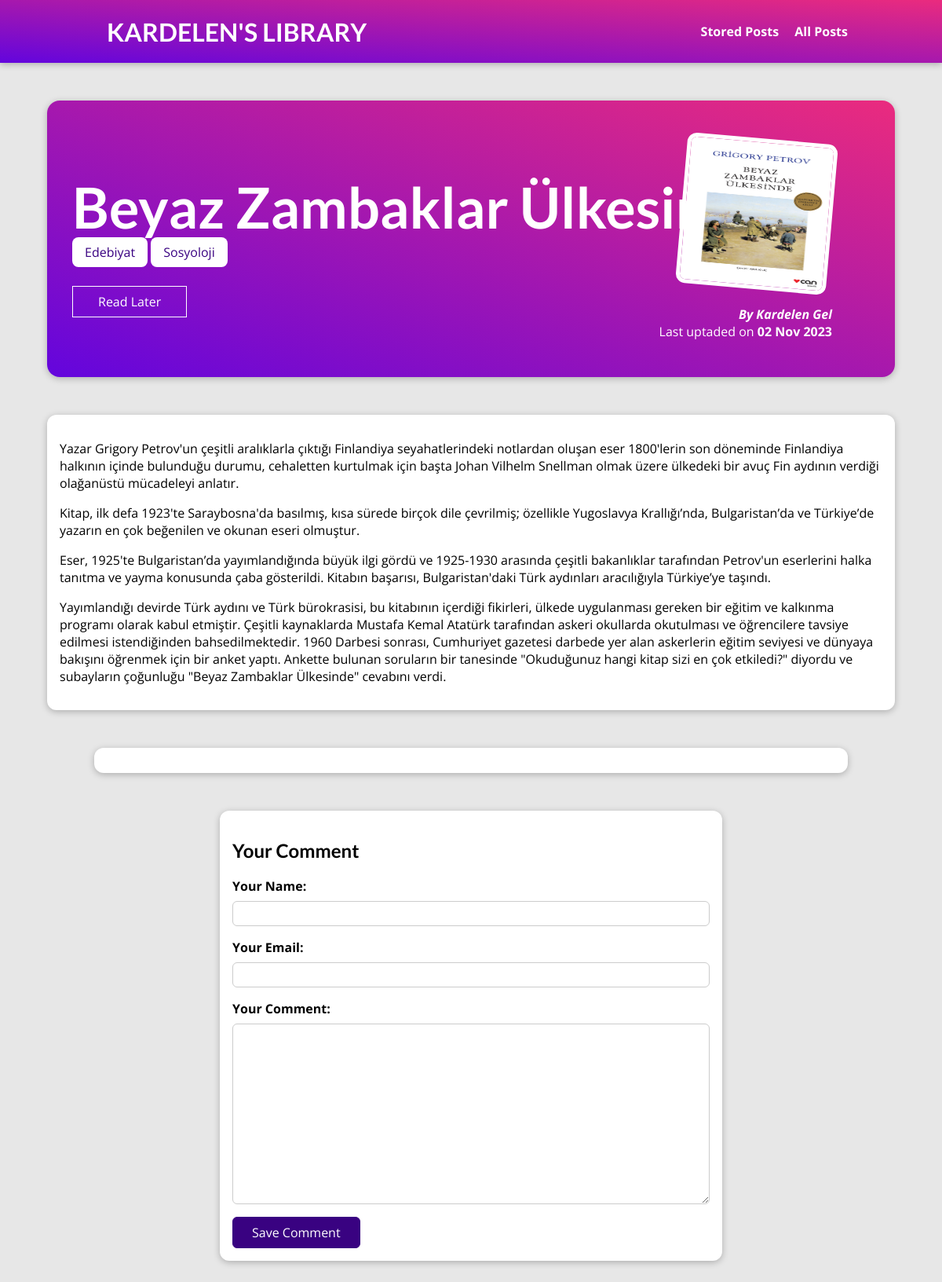
Screenshot of /posts/beyaz-zambaklar-ulkesinde with the database file from the repository.
### blog/models.py (models this page shows, shortened)
class Post(models.Model):
    title = models.CharField(max_length=150)
    excerpt = models.CharField(max_length=200)
    image =  models.ImageField(upload_to="posts", null=True)
    date = models.DateField(auto_now=True)
    slug = models.SlugField(unique=True, db_index=True)
    content = models.TextField(validators=[MinLengthValidator(10)])
    author = models.ForeignKey(
        Author, on_delete=models.SET_NULL, null=True, related_name="posts")
    tags = models.ManyToManyField(Tag)

class Tag(models.Model):
    caption = models.CharField(max_length=20)

class Author(models.Model):
    first_name = models.CharField(max_length=100)
    last_name = models.CharField(max_length=100)
    email_address = models.EmailField()
    def full_name(self):
        return f"{self.first_name} {self.last_name}"
    def __str__(self):
        return self.full_name()

### blog/views.py (the view, shortened to what this page needs)
# urls.py: path("posts/<slug:slug>", views.SinglePostView.as_view(),
class SinglePostView(View):
     def is_stored_post(self, request, post_id):
          stored_posts = request.session.get("stored_posts")
          if stored_posts is not None:
               is_saved_for_later = post_id in stored_posts
          else:
               is_saved_for_later = False
          return is_saved_for_later
     def get(self, request, slug):
          post = Post.objects.get(slug=slug)
          context = {
            "post" : post,
            "post_tags": post.tags.all(),
            "comment_form" : CommentForm(),
            "comments": post.comments.all().order_by("-id"),
            "saved_for_later": self.is_stored_post(request, post.id)
            }
          return render(request, "blog/post-detail.html", context)

### blog/forms.py
class CommentForm(forms.ModelForm):
   class Meta:
        model = Comment
        exclude = ["post"]
        labels = {
            "user_name": "Your Name",
            "user_email": "Your Email",
            "text": "Your Comment"
        }

### blog/templates/blog/post-detail.html (shortened to what this page needs)
{% extends 'base.html' %}
{% load static %}
{% block css_files %}
  <link rel="stylesheet" href="{% static 'blog/post-detail.css' %}" />
{% endblock %}
{% block content %}
  <section id="summary">
    <h2>{{ post.title }} </h2>
    <div>
      {% for tag in post_tags %}
         <span class="tag" > {{tag.caption}}</span>
      {% endfor %}
    </div>
    <div id = "read-later">
      <form action="{% url "read-later" %}" method="POST">
        <button>
          {% if saved_for_later  %}
            Remove from "Read Later" List
          {% else %}
            Read Later
          {% endif %}
        </button>
      </form>
    </div>
    <article>
      <img src="{{ post.image.url }}" alt="{{post.title}}" />
      <address>By <a href= "mailto: {{post.author.email_address}}"  > {{post.author}} </a> </address>
      <div>
        Last uptaded on <time>{{post.date|date:"d M Y"}}</time>
      </div>
    </article>
  </section>
  <main>
    {{post.content|linebreaks}}
 </main>
<section id="comments">
</section>
 <section id = "comment-form">
  <h2> Your Comment </h2>
  <form action ="{% url "post-detail-page" post.slug %}" method="POST">
    {% for form_field in comment_form %}
       <div class = "form-control {% if form_field.errors %} invalid {% endif %}">
        {{ form_field.label_tag}}
        {{ form_field }}
       </div>
    {% endfor %}
    <button> Save Comment </button>
  </form>
</section>
{% endblock %}

### static/app.css (style rules this page uses)
* { box-sizing: border-box; }
html { font-family: 'Open Sans', 'Lato', sans-serif; }
body { margin: 0; }
h1, h2, h3 { font-family: 'Lato', sans-serif; font-weight: bold; }

### blog/static/blog/post-detail.css (style rules this page uses)
body { background-color: #e7e7e7; }
#summary { margin: 8rem auto 3rem auto; padding: 2rem; width: 90%; max-width: 90rem; border-radius: 16px; background: linear-gradient(to right top, #6305dd, #ea2b7e); position: relative; box-shadow: 0 2px 8px rgba(0, 0, 0, 0.25); height: 22rem; }
#summary h2 { color: white; font-size: 4.5rem; margin-bottom: 0.25rem; }
#summary article { position: absolute; top: 2rem; right: 3rem; padding: 1rem 2rem; border-radius: 12px; text-align: right; color: white; }
#summary article img { width: 12rem; height: 12rem; border-radius: 12px; transform: rotateZ(5deg); border: 5px solid white; margin-bottom: 1rem; }
#summary address { font-weight: bold; }
#summary a { color: white; text-decoration: none; }
#summary time { font-weight: bold; }
#read-later { margin: 2rem 0; }
#read-later button { background-color: transparent; border: 1px solid white; padding: 0.5rem 2rem; font: inherit; color: white; cursor: pointer; }
main { width: 90%; max-width: 90rem; margin: 3rem auto; background-color: white; padding: 1rem; border-radius: 12px; box-shadow: 0 2px 8px rgba(0, 0, 0, 0.25); }
.tag { background-color: white; color: #390281; padding: 0.5rem 1rem; border-radius: 8px; }
#comment-form { margin: 3rem auto; width: 90%; max-width: 40rem; border-radius: 12px; background-color: white; box-shadow: 0 2px 8px rgba(0, 0, 0, 0.25); padding: 1rem; }
#comment-form button { font: inherit; background-color: #390281; color: white; border: 1px solid #390281; padding: 0.5rem 1.5rem; border-radius: 6px; cursor: pointer; }
.form-control { margin-bottom: 1rem; }
.form-control label { font-weight: bold; margin-bottom: 0.5rem; display: block; }
.form-control input, .form-control textarea { display: block; width: 100%; font: inherit; padding: 0.25rem; border-radius: 6px; border: 1px solid #ccc; }
#comments { margin: 3rem auto; width: 90%; max-width: 60rem; border-radius: 12px; background-color: white; box-shadow: 0 2px 8px rgba(0, 0, 0, 0.25); padding: 1rem 2rem; }

### rows the page displays
Post: title "Beyaz Zambaklar Ülkesinde", image (picture), author "Kardelen Gel", date "02 Nov 2023", content "Yazar Grigory Petrov'un çeşitli aralıklarla çıktığı Finlandiya seyahatlerindeki notlardan oluşan eser 1800'lerin son döneminde Finlandiya halkının içinde bulunduğu durumu, cehaletten kurtulmak için başta Johan Vilhelm Snellman olmak üzere ülkedeki bir avuç Fin aydının verdiği olağanüstü mücadeleyi anlatır. Kitap, ilk defa 1923'te Saraybosna'da basılmış, kısa sürede birçok dile çevrilmiş; özellikle Yugoslavya Krallığı’nda, Bulgaristan’da ve Türkiye’de yazarın en çok beğenilen ve okunan eseri olmuştur. Eser, 1925'te Bulgaristan’da yayımlandığında büyük ilgi gördü ve 1925-1930 arasında çeşitli bakanlıklar tarafından Petrov'un eserlerini halka tanıtma ve yayma konusunda çaba gösterildi. Kitabın…"
Tag: caption "Edebiyat"
Tag: caption "Sosyoloji"
